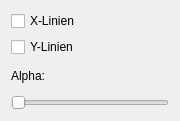
<?xml version="1.0" encoding="UTF-8"?>
<ui version="4.0">
 <class>Form</class>
 <widget class="QWidget" name="Form">
  <property name="geometry">
   <rect>
    <x>0</x>
    <y>0</y>
    <width>180</width>
    <height>121</height>
   </rect>
  </property>
  <property name="windowTitle">
   <string>Form</string>
  </property>
  <layout class="QVBoxLayout" name="verticalLayout">
   <item>
    <widget class="QCheckBox" name="xCheckbox">
     <property name="text">
      <string>X-Linien</string>
     </property>
    </widget>
   </item>
   <item>
    <widget class="QCheckBox" name="yCheckbox">
     <property name="text">
      <string>Y-Linien</string>
     </property>
    </widget>
   </item>
   <item>
    <widget class="QLabel" name="label">
     <property name="text">
      <string>Alpha:</string>
     </property>
    </widget>
   </item>
   <item>
    <widget class="QSlider" name="alphaSlider">
     <property name="maximum">
      <number>100</number>
     </property>
     <property name="singleStep">
      <number>1</number>
     </property>
     <property name="orientation">
      <enum>Qt::Horizontal</enum>
     </property>
    </widget>
   </item>
  </layout>
 </widget>
 <resources/>
 <connections/>
</ui>
